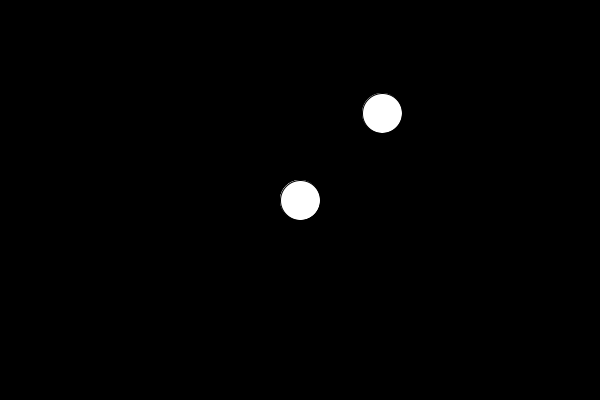
Frame 1 (no input)
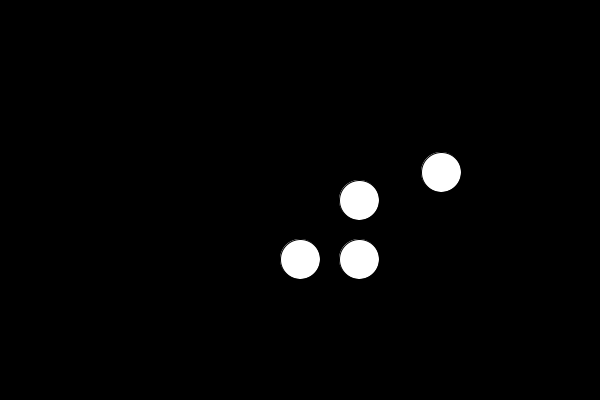
Frame 60 (the mouse pressed at the canvas centre just before this capture)
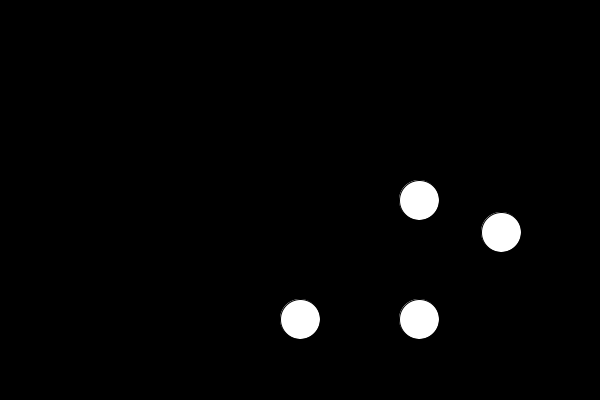
Frame 120 (the mouse held since frame 60 and released just before this capture)

The Processing sketch that drew these frames (run headless with seeded random() and noise(); from frame 60 on, the mouse is pressed at the canvas centre):

// Processing sketch: w17_bounce
// ── w17_bounce.pde
//variables for the up-down circle
int udy, udspeed;
//variables for the left-right circle
int lrx, lrspeed;

//variables for part 4
int cx, cy, cxspeed, cyspeed;


//other variables
int csize;
boolean moving;

void setup() {
  size(600, 400);
  udy = height/2;
  lrx = width/2;
  udspeed = lrspeed = 1;

  csize = 40;
  moving = true;

  /* part 4 setup */
  cx = (int)random(csize/2, width-csize/2);
  cy = (int)random(csize/2, height-csize/2);
  cxspeed = 1;
  cyspeed = 1;
}//setup

void draw() {
  background(0);

  circle(width/2, udy, csize);
  circle(lrx, height/2, csize);

  /* part 3 */
  circle(lrx, udy, csize);

  /* part 4 */
  circle(cx, cy, csize);

  if (moving) {
    if (udy >= height - csize/2 ||
        udy <= csize/2) {
        udspeed *= -1;
    }//up/down bounce

    if (lrx >= width - csize/2 ||
        lrx <= csize/2) {
        lrspeed *= -1;
    }//left/right bounce

    udy+= udspeed;
    lrx+= lrspeed;

    /* part 4 */
    if (cx >= width - csize/2 || cx <= csize/2) {
      cxspeed*= -1;
    }
    if (cy >= height - csize/2 || cy <= csize/2) {
      cyspeed*= -1;
    }
    cx+= cxspeed;
    cy+= cyspeed;

  }//moving

}//draw

void keyPressed() {
  if (key == ' ') {
    moving = !moving;
  }
  if (key == 'r') {
    udy = height/2;
    lrx = width/2;

    /* part 4 */
    cx = (int)random(csize/2, width-csize/2);
    cy = (int)random(csize/2, height-csize/2);
  }
}//keyPressed
